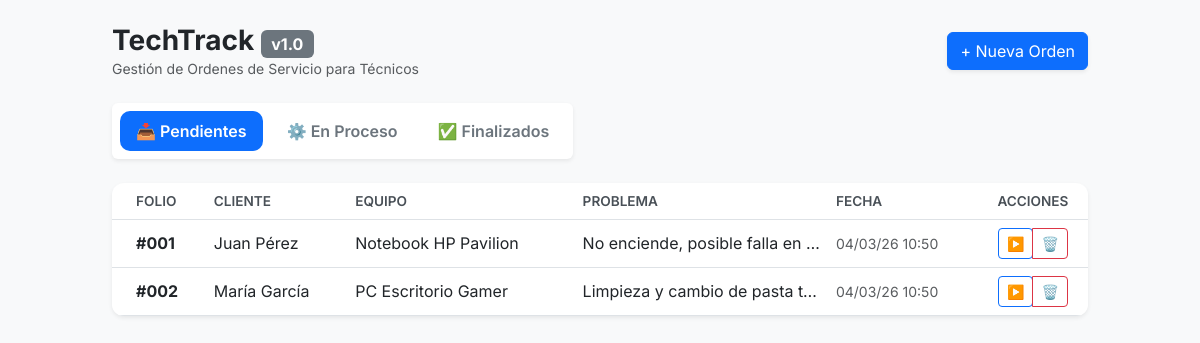
The page / on the database its author committed.
### tables this page shows
CREATE TABLE IF NOT EXISTS ordenes_servicio (
    id INT AUTO_INCREMENT PRIMARY KEY,
    cliente_id INT NOT NULL,
    equipo VARCHAR(100) NOT NULL,
    descripcion_problema TEXT NOT NULL,
    estado ENUM('Pendiente', 'En proceso', 'Finalizado') DEFAULT 'Pendiente',
    fecha_entrada TIMESTAMP DEFAULT CURRENT_TIMESTAMP,
    fecha_entrega DATETIME DEFAULT NULL,
    notas_tecnicas TEXT DEFAULT NULL,
    FOREIGN KEY (cliente_id) REFERENCES clientes(id) ON DELETE CASCADE
);

CREATE TABLE IF NOT EXISTS clientes (
    id INT AUTO_INCREMENT PRIMARY KEY,
    nombre VARCHAR(100) NOT NULL,
    telefono VARCHAR(20) DEFAULT NULL,
    email VARCHAR(100) DEFAULT NULL,
    direccion TEXT DEFAULT NULL,
    fecha_registro TIMESTAMP DEFAULT CURRENT_TIMESTAMP
);

### modules/ordenes.php (called while the page is built, shortened)
<?php
require_once __DIR__ . '/../includes/conexion.php';
function obtenerOrdenes($estado = null) {
    global $pdo;
    $sql = "SELECT o.*, c.nombre as cliente_nombre
            FROM ordenes_servicio o
            JOIN clientes c ON o.cliente_id = c.id";
    if ($estado) {
        $sql .= " WHERE o.estado = :estado";
    }
    $sql .= " ORDER BY o.fecha_entrada DESC";
    $stmt = $pdo->prepare($sql);
    if ($estado) {
        $stmt->bindParam(':estado', $estado);
    }
    $stmt->execute();
    return $stmt->fetchAll();
}
?>

### index.php (the view, shortened to what this page needs)
<?php
require_once 'includes/conexion.php';
require_once 'modules/ordenes.php';
$estado_actual = isset($_GET['estado']) ? $_GET['estado'] : 'Pendiente';
$ordenes = obtenerOrdenes($estado_actual);
?>
<!DOCTYPE html>
<html lang="es">
<head>
    <link href="https://cdn.jsdelivr.net/npm/bootstrap@5.3.0/dist/css/bootstrap.min.css" rel="stylesheet">
</head>
<body>
<div class="container-fluid py-4">
    <div class="row justify-content-center">
        <main class="col-lg-10">
            <div class="d-flex justify-content-between align-items-center mb-4">
                <div>
                    <h1 class="h3 mb-0 text-dark fw-bold">TechTrack <span class="badge bg-secondary fs-6">v1.0</span></h1>
                    <p class="text-muted small mb-0">Gestión de Ordenes de Servicio para Técnicos</p>
                </div>
                <button type="button" class="btn btn-primary shadow-sm" data-bs-toggle="modal" data-bs-target="#modalNuevaOrden">
                    + Nueva Orden
                </button>
            </div>
            <ul class="nav nav-pills mb-4 gap-2 bg-white p-2 rounded shadow-sm d-inline-flex">
                <li class="nav-item">
                    <a class="nav-link <?php echo $estado_actual === 'Pendiente' ? 'active' : ''; ?>" href="index.php?estado=Pendiente">📥 Pendientes</a>
                </li>
                <li class="nav-item">
                    <a class="nav-link <?php echo $estado_actual === 'En proceso' ? 'active' : ''; ?>" href="index.php?estado=En proceso">⚙️ En Proceso</a>
                </li>
                <li class="nav-item">
                    <a class="nav-link <?php echo $estado_actual === 'Finalizado' ? 'active' : ''; ?>" href="index.php?estado=Finalizado">✅ Finalizados</a>
                </li>
            </ul>
            <div class="card shadow-sm overflow-hidden">
                <div class="card-body p-0">
                    <div class="table-responsive">
                        <table class="table table-premium table-hover align-middle mb-0">
                            <thead>
                                <tr>
                                    <th class="ps-4">Folio</th>
                                    <th>Cliente</th>
                                    <th>Equipo</th>
                                    <th>Problema</th>
                                    <th>Fecha</th>
                                    <th class="text-center">Acciones</th>
                                </tr>
                            </thead>
                            <tbody>
                                <?php if (empty($ordenes)): ?>
                                    <tr>
                                        <td colspan="6" class="text-center py-5 text-muted">
                                            No hay registros bajo el estado "<?php echo $estado_actual; ?>".
                                        </td>
                                    </tr>
                                <?php else: ?>
                                    <?php foreach($ordenes as $orden): ?>
                                    <tr>
                                        <td class="ps-4"><strong>#<?php echo str_pad($orden['id'], 3, '0', STR_PAD_LEFT); ?></strong></td>
                                        <td><?php echo htmlspecialchars($orden['cliente_nombre']); ?></td>
                                        <td><?php echo htmlspecialchars($orden['equipo']); ?></td>
                                        <td class="text-truncate" style="max-width: 200px;"><?php echo htmlspecialchars($orden['descripcion_problema']); ?></td>
                                        <td><small class="text-muted"><?php echo date('d/m/y H:i', strtotime($orden['fecha_entrada'])); ?></small></td>
                                        <td class="text-center">
                                            <div class="btn-group">
                                                <?php if($estado_actual === 'Pendiente'): ?>
                                                    <form method="POST" class="d-inline">
                                                        <button type="submit" class="btn btn-sm btn-outline-primary" title="Iniciar">▶️</button>
                                                    </form>
                                                <?php endif; ?>
                                                <button type="button" class="btn btn-sm btn-outline-danger" onclick="confirmarEliminar(<?php echo $orden['id']; ?>)" title="Eliminar">🗑️</button>
                                            </div>
                                        </td>
                                    </tr>
                                    <?php endforeach; ?>
                                <?php endif; ?>
                            </tbody>
                        </table>
                    </div>
                </div>
            </div>
        </main>
    </div>
</div>
</body>
</html>
</body>
</html>

### index.php (style rules this page uses)
body { font-family: 'Inter', sans-serif; background-color: #f8f9fa; }
.card { border: none; border-radius: 12px; box-shadow: 0 4px 6px rgba(0,0,0,0.05); }
.nav-pills .nav-link { border-radius: 10px; font-weight: 600; color: #6c757d; }
.nav-pills .nav-link.active { background-color: #0d6efd; color: white; }
.table-premium thead { background-color: #f1f3f5; }
.table-premium th { font-weight: 600; font-size: 0.85rem; color: #495057; text-transform: uppercase; }

### rows shown on the page
ordenes_servicio: id "001", cliente.nombre "Juan Pérez", equipo "Notebook HP Pavilion", descripcion_problema "No enciende, posible falla en…", fecha_entrada "04/03/26 10:50"
ordenes_servicio: id "002", cliente.nombre "María García", equipo "PC Escritorio Gamer", descripcion_problema "Limpieza y cambio de pasta t…", fecha_entrada "04/03/26 10:50"
